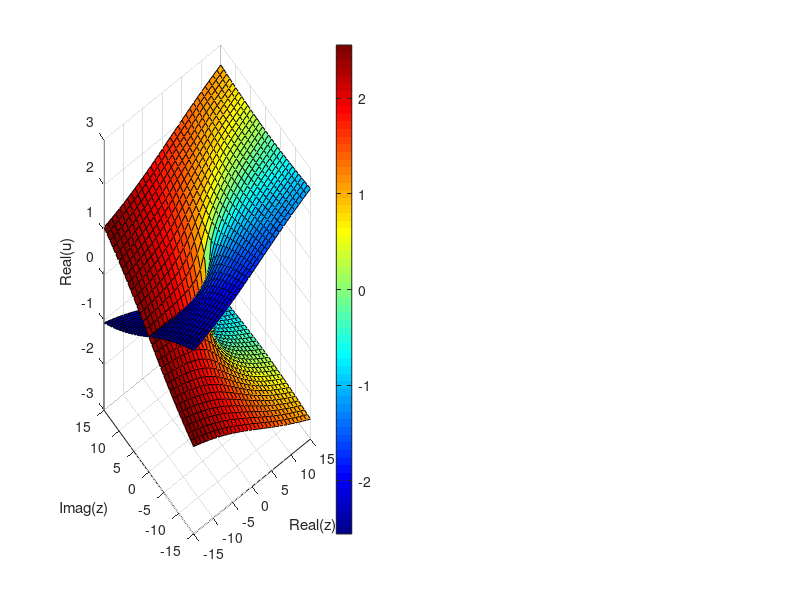

The MATLAB script that drew this image: (Note: this script raises an error after producing the figure.)
clc; clear; close all;

r0 = 15;
re = linspace(-r0, r0, 31).';                           % create a matrix of complex inputs
im = linspace(-r0, r0, 31);
z = re + 1j*im;
theta = angle(z);  % atan2(imag(z), real(z));
r = abs(z);

% concatenate the same mesh twice (plotting trick) back to back, insert nan in between
w1 = nthroot(r,3).*exp(1i*theta/2); % first branch
w2 = nthroot(r,3).*exp(1i*(theta+2*pi)/2); % second branch
w3 = nthroot(r,3).*exp(1i*(theta+4*pi)/3); % third branch

z = [z, nan(size(w1,1),1), z,nan(size(w1,1),1)];
w = [w1, nan(size(w1,1),1), w2, nan(size(w1,1),1)];

figure('Name','Graphique complexe','units','normalized','outerposition',[ 0.08 0.1 0.8 0.55]);
subplot(121)
surf(real(z),imag(z),real(w),imag(w))    % visualize the complex function using surf
xlabel('Real(z)')
ylabel('Imag(z)')
zlabel('Real(u)')
cb = colorbar;
colormap jet;                            % gradient from blue to red
cb.Label.String = 'Imag(v)';

subplot(122)
surf(real(z),imag(z),imag(w),real(w))    % visualize the complex function using surf
xlabel('Real(z)')
ylabel('Imag(z)')
zlabel('Imag(v)')
cb = colorbar;
colormap jet;                            % gradient from blue to red
cb.Label.String = 'Real(u)';